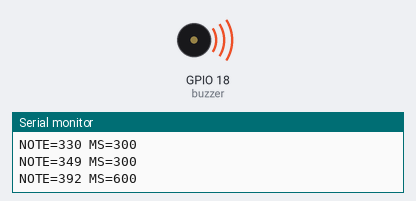
Bench run of a sketch on a simulated ESP32. On the bench: buzzer (waves = sounding), the last lines printed to the serial monitor.

Above: at 2.0 s.
At 6.2 s:
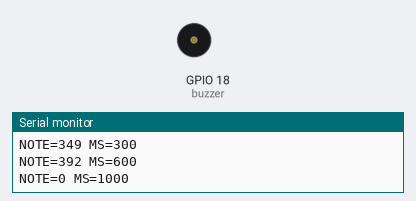
Timing chart, 0 to 7.8 s (numbered marks = the images above):
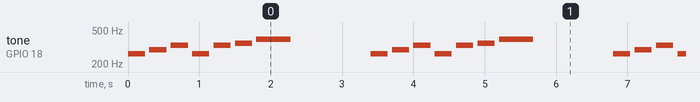

The sketch:

cpp.ino
```cpp
#include <Arduino.h>

// Ogni durata comprende il suono (80%) e l'articolazione silenziosa (20%).
const int notes[] = {262, 294, 330, 262, 330, 349, 392, 0};
const int durations[] = {300, 300, 300, 300, 300, 300, 600, 1000};
int noteIndex = 0;
bool ready = false;
bool sounding = false;
unsigned long noteStarted;

void startNote() {
  const int frequency = notes[noteIndex];
  sounding = frequency > 0;
  const uint32_t actual = ledcWriteTone(18, frequency);
  if (sounding && actual == 0) {
    ready = false;
    sounding = false;
    ledcWriteTone(18, 0);
    Serial.println("ERR PWM");
    return;
  }
  Serial.print("NOTE="); Serial.print(frequency);
  Serial.print(" MS="); Serial.println(durations[noteIndex]);
}

void setup() {
  Serial.begin(115200);
  ready = ledcAttach(18, 440, 8);
  if (!ready) Serial.println("ERR PWM");
  else startNote();
  noteStarted = millis();
}

void loop() {
  const unsigned long now = millis();
  if (ready) {
    const unsigned long elapsed = now - noteStarted;
    const unsigned long duration = durations[noteIndex];
    if (elapsed >= duration) {
      noteIndex = (noteIndex + 1) % 8;
      noteStarted = now;
      startNote();
    } else if (sounding && elapsed >= duration * 4 / 5) {
      ledcWriteTone(18, 0);
      sounding = false;
    }
  }
  delay(1);
}
```

Measured:
- by itself, tone on GPIO 18 (buzzer): repeats every 3.4 s: silent 0.06 s, 294 Hz 0.24 s, silent 0.06 s, 330 Hz 0.24 s, silent 0.06 s, 262 Hz 0.24 s, silent 0.06 s, 330 Hz 0.24 s, silent 0.06 s, 349 Hz 0.24 s, silent 0.06 s, 392 Hz 0.48 s, silent 1.1 s, 262 Hz 0.24 s
